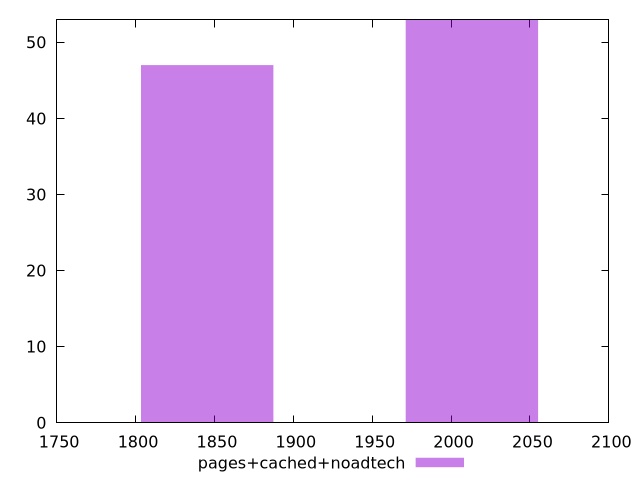

Write the gnuplot code that produced this figure.
$_pagesCachedNoadtech <<EOF
1845.4232974089684 47
2013.1890517188745 53
EOF
set key outside below
set terminal pngcairo
set output "report_00005_2020-11-02T22-26-11.212Z/metrics/pages+cached+noadtech//raw_hist.png"
set yrange [0:53]
set boxwidth 83.8828771549531
set style fill transparent solid 0.5 noborder
plot $_pagesCachedNoadtech title "pages+cached+noadtech" with boxes ,
